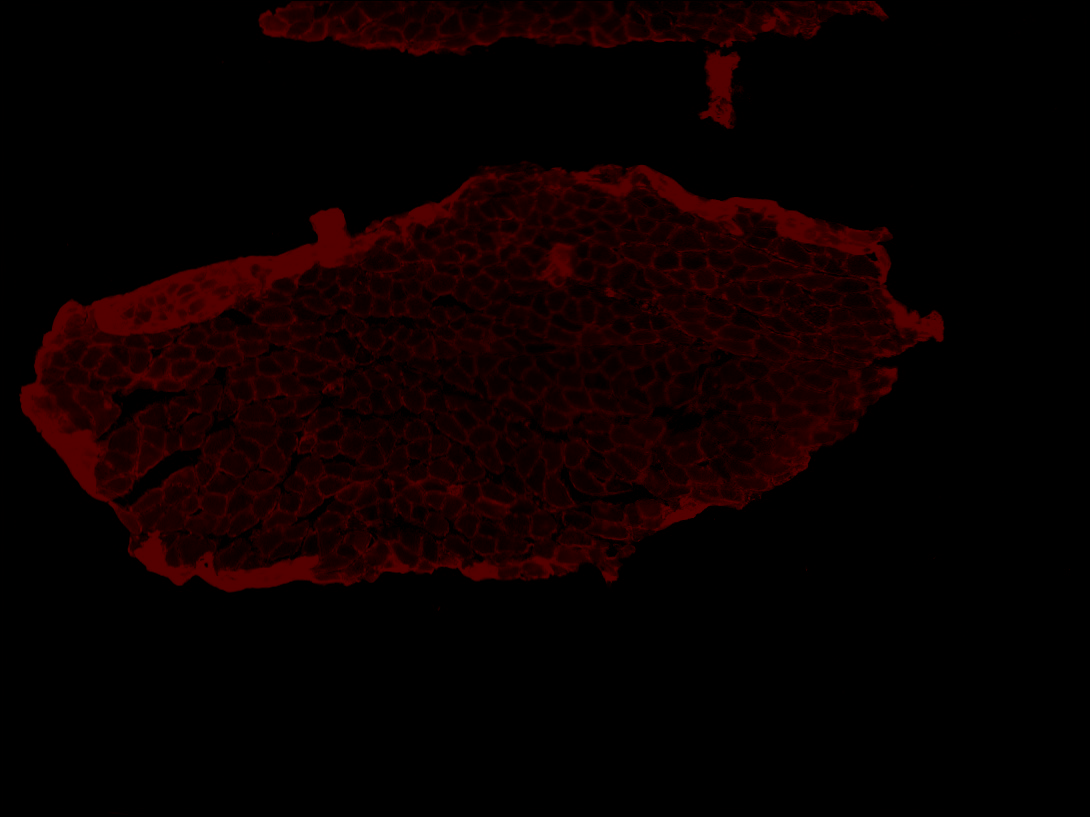
#> input picture TG_Sol.tif, 1090 x 817 px
$ python make_rgb.py
#> lines starting #> are read from the running program, lines starting #| are printed output that depends on the picture
from PIL import Image
import numpy as np
import os

def create_rgb_composite(file_path):
#> called with file_path = 'TG_Sol.tif'
    img = Image.open(file_path)
#> img is the input picture: PIL image 1090x817 P; mean R, G, B 10.6, 0, 0
    channels = []
    for i in range(4):
        img.seek(i)
        ch_data = np.array(img).astype(float)
        # Normalize each channel to 0-255
        ch_min, ch_max = ch_data.min(), ch_data.max()
        if ch_max > ch_min:
            ch_data = (ch_data - ch_min) / (ch_max - ch_min) * 255
        channels.append(ch_data)
#> this loop made 4 passes
#> ch_max on passes 1 to 4: 85, 85, 180, 85
#> pass 1, in create_rgb_composite, `ch_data = np.array(img).astype(float)`:
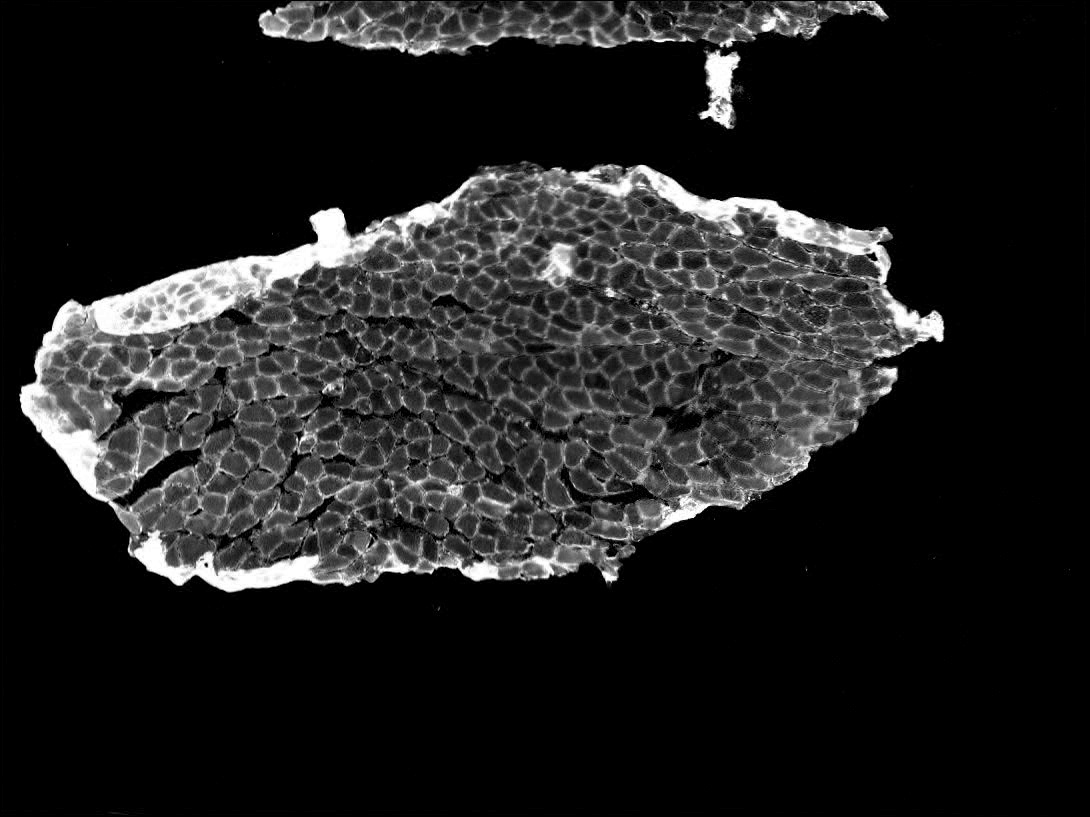
#> ch_data: shape (817, 1090) float64; min 0, max 85, mean 10.6; drawn with min black and max white
#> after the loop:
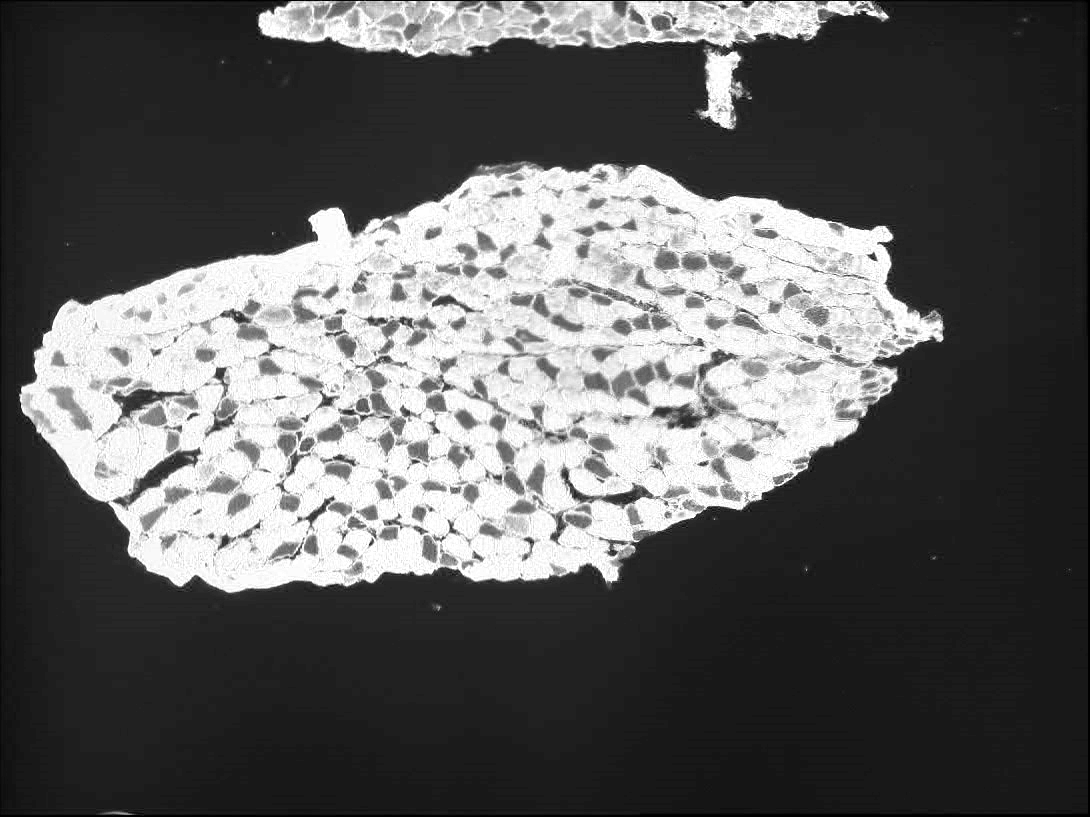
#> ch_data: shape (817, 1090) float64; min 0, max 255, mean 92.9
#> after the loop:
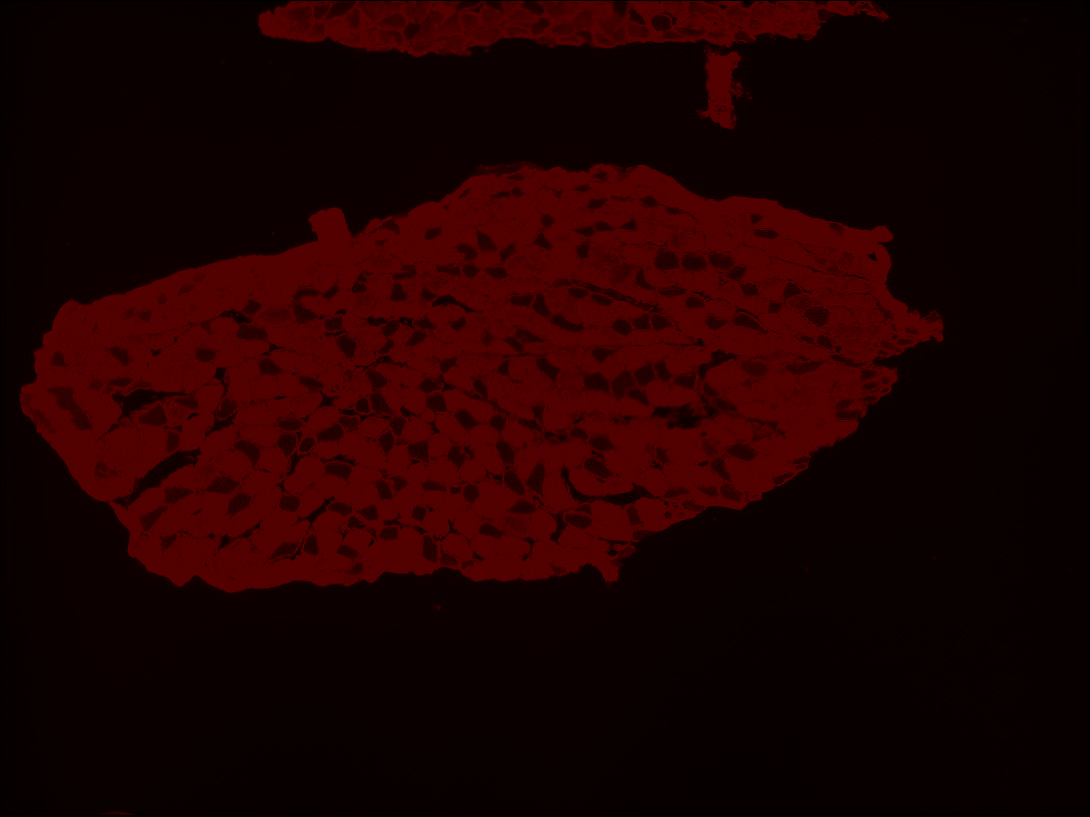
#> img: PIL image 1090x817 P; mean R, G, B 31, 0, 0
#> after the loop, channels = 4 items

    # Mapping (0-indexed):
    # Ch1 (idx 0) -> Magenta (R+B)
    # Ch2 (idx 1) -> Green (G)
    # Ch3 (idx 2) -> Blue (B)
    # Ch4 (idx 3) -> Red (R)

    h, w = channels[0].shape
#> h = 817; w = 1090
    rgb = np.zeros((h, w, 3), dtype=np.float32)

    # Red = Ch4 + Ch1
    rgb[..., 0] = channels[3] + channels[0]
    # Green = Ch2
    rgb[..., 1] = channels[1]
    # Blue = Ch3 + Ch1
    rgb[..., 2] = channels[2] + channels[0]

    # Clip and convert to uint8
    rgb = np.clip(rgb, 0, 255).astype(np.uint8)
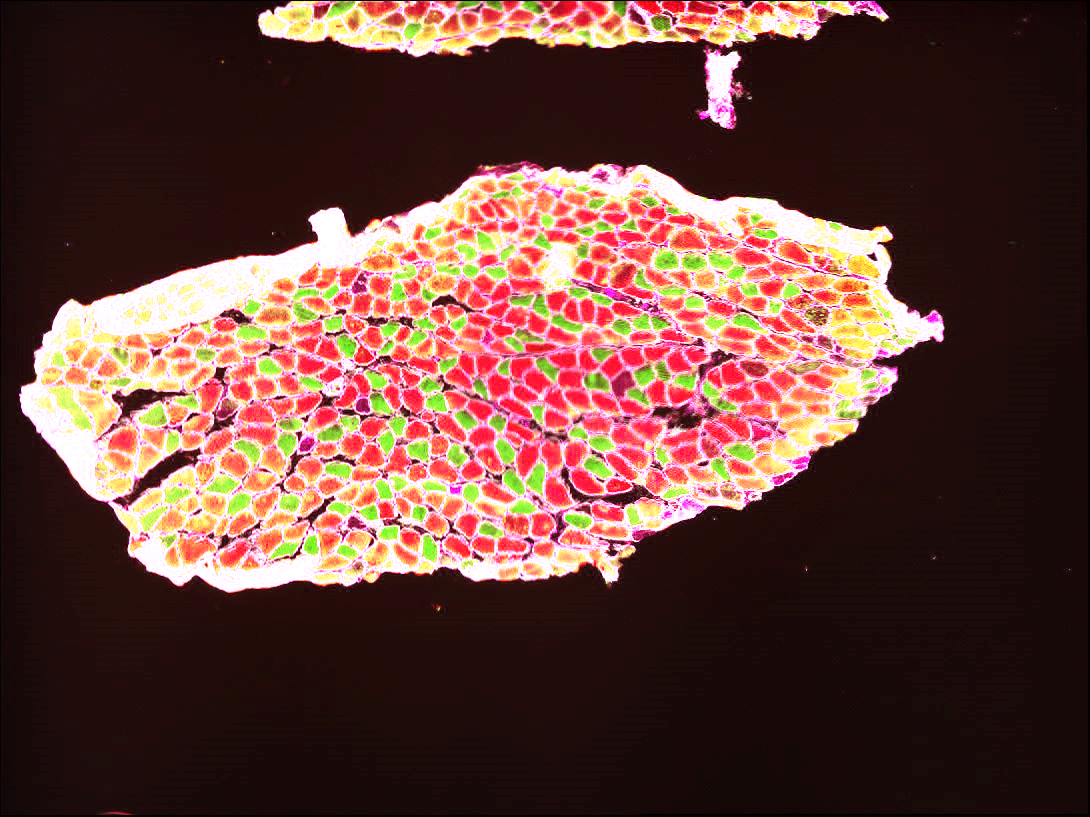
#> rgb: shape (817, 1090, 3); mean of channels 0, 1, 2 100.7, 65.1, 57.6; drawn as R, G, B

    out_name = file_path.replace('.tif', '_rgb.png')
    Image.fromarray(rgb).save(out_name)
    print(f"Created {out_name} with new mapping")
    return out_name

if __name__ == "__main__":
    files = ['TG_Sol.tif', 'WT_Sol.tif', 'WT_TA.tif']
    for f in files:
        if os.path.exists(f):
            create_rgb_composite(f)
